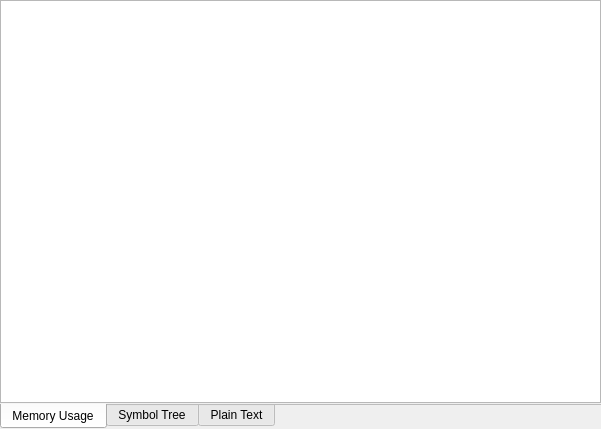
<?xml version="1.0" encoding="UTF-8"?>
<ui version="4.0">
 <class>MapViewer</class>
 <widget class="QWidget" name="MapViewer">
  <property name="geometry">
   <rect>
    <x>0</x>
    <y>0</y>
    <width>601</width>
    <height>429</height>
   </rect>
  </property>
  <property name="windowTitle">
   <string>Form</string>
  </property>
  <layout class="QVBoxLayout" name="verticalLayout_4">
   <property name="spacing">
    <number>0</number>
   </property>
   <property name="leftMargin">
    <number>0</number>
   </property>
   <property name="topMargin">
    <number>0</number>
   </property>
   <property name="rightMargin">
    <number>0</number>
   </property>
   <property name="bottomMargin">
    <number>0</number>
   </property>
   <item>
    <widget class="QTabWidget" name="tabWidget">
     <property name="tabPosition">
      <enum>QTabWidget::South</enum>
     </property>
     <property name="currentIndex">
      <number>0</number>
     </property>
     <property name="documentMode">
      <bool>true</bool>
     </property>
     <widget class="QWidget" name="tab">
      <attribute name="title">
       <string>Memory Usage</string>
      </attribute>
      <layout class="QVBoxLayout" name="verticalLayout_3">
       <property name="spacing">
        <number>0</number>
       </property>
       <property name="leftMargin">
        <number>0</number>
       </property>
       <property name="topMargin">
        <number>0</number>
       </property>
       <property name="rightMargin">
        <number>0</number>
       </property>
       <property name="bottomMargin">
        <number>0</number>
       </property>
       <item>
        <widget class="QTableView" name="memoryTable">
         <property name="editTriggers">
          <set>QAbstractItemView::NoEditTriggers</set>
         </property>
         <property name="alternatingRowColors">
          <bool>true</bool>
         </property>
         <property name="selectionMode">
          <enum>QAbstractItemView::ExtendedSelection</enum>
         </property>
         <property name="selectionBehavior">
          <enum>QAbstractItemView::SelectRows</enum>
         </property>
         <property name="wordWrap">
          <bool>false</bool>
         </property>
         <property name="cornerButtonEnabled">
          <bool>false</bool>
         </property>
         <attribute name="horizontalHeaderCascadingSectionResizes">
          <bool>true</bool>
         </attribute>
         <attribute name="horizontalHeaderStretchLastSection">
          <bool>true</bool>
         </attribute>
         <attribute name="verticalHeaderVisible">
          <bool>false</bool>
         </attribute>
        </widget>
       </item>
      </layout>
     </widget>
     <widget class="QWidget" name="tab_2">
      <attribute name="title">
       <string>Symbol Tree</string>
      </attribute>
      <layout class="QVBoxLayout" name="verticalLayout_2">
       <property name="spacing">
        <number>0</number>
       </property>
       <property name="leftMargin">
        <number>0</number>
       </property>
       <property name="topMargin">
        <number>0</number>
       </property>
       <property name="rightMargin">
        <number>0</number>
       </property>
       <property name="bottomMargin">
        <number>0</number>
       </property>
       <item>
        <widget class="QTreeView" name="symbolsTable"/>
       </item>
      </layout>
     </widget>
     <widget class="QWidget" name="tab_3">
      <attribute name="title">
       <string>Plain Text</string>
      </attribute>
      <layout class="QVBoxLayout" name="verticalLayout">
       <property name="spacing">
        <number>0</number>
       </property>
       <property name="leftMargin">
        <number>0</number>
       </property>
       <property name="topMargin">
        <number>0</number>
       </property>
       <property name="rightMargin">
        <number>0</number>
       </property>
       <property name="bottomMargin">
        <number>0</number>
       </property>
       <item>
        <widget class="CodeEditor" name="rawText">
         <property name="readOnly">
          <bool>true</bool>
         </property>
        </widget>
       </item>
      </layout>
     </widget>
    </widget>
   </item>
  </layout>
 </widget>
 <customwidgets>
  <customwidget>
   <class>CodeEditor</class>
   <extends>QPlainTextEdit</extends>
   <header>codeeditor.h</header>
  </customwidget>
 </customwidgets>
 <resources/>
 <connections/>
</ui>
